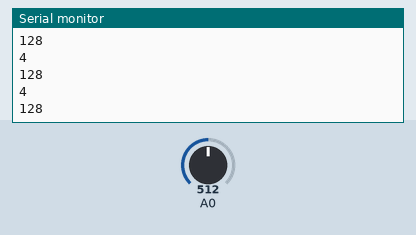
Bench run of a sketch on a simulated Arduino Due. On the bench: the last lines printed to the serial monitor. Inputs (shaded band) come from the test bench; at power-on: A0 = 512 (analog values on the 0–1023 scale).

Above: at 1.2 s.
1.3 s: A0 set to 716
At 1.31 s:
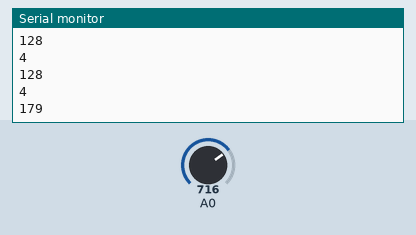
2.8 s: A0 set to 900
At 2.81 s:
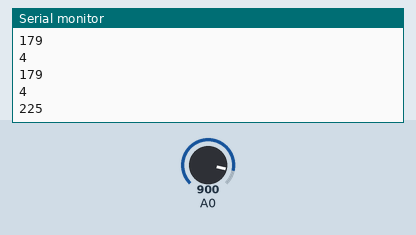
Timing chart, 0 to 5.8 s (numbered marks = the images above; inputs shaded):
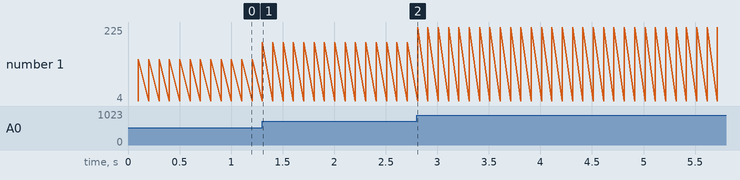

The sketch:

oneByte_I2Csender.ino
```cpp
#include <Wire.h>

void setup() {
    analogReadResolution(8);
    Wire.begin(0x1E);
    Wire.onRequest(requestEvent); // register event
    Serial.begin(9600);
}

void loop() {
    delay(100);

    uint16_t AD = analogRead(A0);
    int AD2 = analogRead(A0);
    Serial.println( sizeof(AD2) ); // Don't froget sizeof function
    Serial.println(AD);
}

// function that executes whenever data is requested by master
// this function is registered as an event, see setup()
void requestEvent() {
    uint8_t AD_8bit = analogRead(A0);
    Wire.write(AD_8bit);
}

#if 0
from subprocess import getoutput
getoutput('sudo killall pigpiod')
print( getoutput('sudo pigpiod -p 9999 -s 4') )
import pigpio
pi = pigpio.pi(port=9999)

BUS=1
DUE_ADDR=0x1E
Due = pi.i2c_open(BUS, DUE_ADDR)

import time
start = time.time()
while time.time()-start < 15:
    print( i2c_read_byte(Due) )
#endif
```

Measured:
- after the input at 1.3 s, the serial monitor: prints a new line at once (image 1)
- after the input at 2.8 s, the serial monitor: prints a new line at once (image 2)
- plotted number 1: 128 → 179 after the input at 1.3 s, 179 → 225 after the input at 2.8 s
